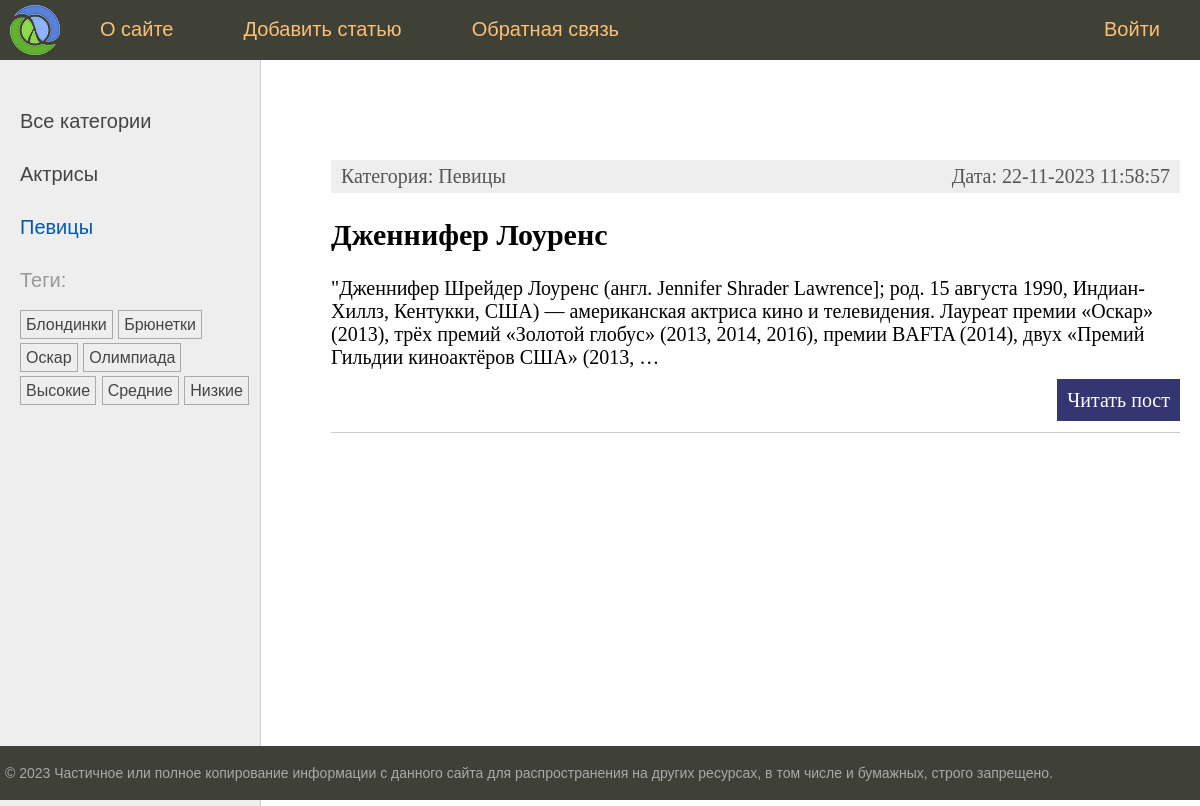
Screenshot of /category/pevicy/ with the database file from the repository.
### women/models.py (models this page shows, shortened)
class Category(models.Model):
    name = models.CharField(max_length=100, db_index=True)
    slug = models.SlugField(max_length=255, unique=True, db_index=True)
    def get_absolute_url(self):
        return reverse("category", kwargs={"cat_slug": self.slug})

class TagPost(models.Model):
    tag = models.CharField(max_length=100, db_index=True)
    slug = models.SlugField(max_length=255, unique=True, db_index=True)
    def get_absolute_url(self):
        return reverse("tag", kwargs={"tag_slug": self.slug})

class Women(models.Model):
    class Status(models.IntegerChoices):
        DRAFT = 0, "Черновик"
        PUBLISHED = 1, "Опубликовано"
    title = models.CharField(max_length=50)
    slug = models.SlugField(max_length=255, unique=True, db_index=True)
    content = models.TextField(blank=True)
    time_create = models.DateTimeField(auto_now_add=True)
    time_update = models.DateTimeField(auto_now=True)
    is_published = models.BooleanField(choices=Status.choices, default=Status.DRAFT)
    cat = models.ForeignKey("Category", on_delete=models.PROTECT, related_name="posts")
    tags = models.ManyToManyField("TagPost", blank="True", related_name="tags")
    husband = models.OneToOneField(
        "Husband",
        related_name="woman",
        on_delete=models.SET_NULL,
        null=True,
        blank=True,
    )
    objects = models.Manager()
    published = PublishedManager()
    class Meta:
        ordering = ["-time_create"]
        indexes = [models.Index(fields=["-time_create"])]
    def get_absolute_url(self):
        return reverse("post", kwargs={"post_slug": self.slug})

### women/views.py (the view)
# urls.py: path("category/<slug:cat_slug>/", views.show_category, name="category"),
def show_category(request, cat_slug):
    category = get_object_or_404(Category, slug=cat_slug)
    posts = Women.published.filter(cat_id=category.pk)
    data = {
        "title": f"Рубрика: {category.name}",
        "menu": menu,
        "posts": posts,
        "cat_selected": category.pk,
    }
    return render(request, "women/index.html", context=data)

### women/models.py (called while the page is built)
    def get_queryset(self):
        return super().get_queryset().filter(is_published=Women.Status.PUBLISHED)

### women/templatetags/women_tags.py (called while the page is built)
@register.inclusion_tag("women/list_categories.html")
def show_categories(cat_selected=0):
    cats = Category.objects.all()
    return {"cats": cats, "cat_selected": cat_selected}

@register.inclusion_tag("women/list_tags.html")
def show_all_tags():
    return {'tags': TagPost.objects.all()}

### women/templates/women/index.html (shortened to what this page needs)
{% extends 'base.html' %}
{% block content %}
<ul class="list-articles">
	{% for p in posts %}
			<li>
                <div class="article-panel">
                    <p class="first">Категория: {{p.cat.name}}</p>
                    <p class="last">Дата: {{p.time_update|date:"d-m-Y H:i:s"}}</p>
                </div>
                <h2>{{p.title}}</h2>
                {% autoescape off %}
	            {{p.content|linebreaks|truncatewords:40}}
                {% endautoescape %}
			<p class="link-read-post"><a href="{{ p.get_absolute_url }}">Читать пост</a></p>
			</li>
	{% endfor %}
</ul>
{% endblock %}

### women/templates/women/list_categories.html
{% for cat in cats %}
{% if cat.id == cat_selected %}
<li class="selected">{{ cat.name }}</li>
{% else %}
<li>
<a href="{{ cat.get_absolute_url }}">{{ cat.name }}</a>
</li>
{% endif %}
{% endfor %}

### women/templates/women/list_tags.html
{% if tags %}
    <p>Теги:</p>
    <ul class="tags-list">
        {% for t in tags %}
        <li><a href="{{ t.get_absolute_url }}">{{ t.tag }}</a></li>
        {% endfor %}
    </ul>
{% endif %}

### women/static/women/css/styles.css (style rules this page uses)
html, body { font-family: 'Arial'; margin: 0; padding: 0; height: 100%; width: 100%; color: #444; }
a { color: #0059b2; text-decoration: none; }
p.link-read-post { text-align: right; }
p.link-read-post a { padding: 10px; min-width: 100px; background: #333671; color: #fff; text-decoration: none; }
div.article-panel { background: #eee; padding: 5px 10px 5px 10px; box-sizing: border-box; overflow: hidden; color: #555; }
div.article-panel p.first { margin: 0; float: left; }
div.article-panel p.last { margin: 0; float: right; }
ul.list-articles { list-style: none; margin: 0; padding: 0; }
ul.list-articles li { border-bottom: 1px solid #ccc; }
.left-chapters ul { width: 230px; margin: 0; padding: 20px 10px 10px 20px; list-style: none; font-size: 20px; }
.left-chapters ul li { margin: 30px 0 0 0; color: #999; }
.left-chapters ul li.selected { color: #0059b2; }
.left-chapters ul li a { color: #444; text-decoration: none; }
ul.tags-list { width: 100%; margin: 0; padding: 0; list-style: none; }
ul.tags-list li { margin: 0; padding: 0 0 10px; display: inline-block; }
ul.tags-list li a { padding: 5px; font-size: 16px; border: 1px solid #aaa; }

### rows the page displays
Category: name "Актрисы"
Category: name "Певицы"
TagPost: tag "Блондинки"
TagPost: tag "Брюнетки"
TagPost: tag "Оскар"
TagPost: tag "Олимпиада"
TagPost: tag "Высокие"
TagPost: tag "Средние"
TagPost: tag "Низкие"
Women: cat.name "Певицы", time_update "22-11-2023 11:58:57", title "Дженнифер Лоуренс", content "\"Дженнифер Шрейдер Лоуренс (англ. Jennifer Shrader Lawrence]; род. 15 августа 1990, Индиан-Хиллз, Кентукки, США) — американская актриса кино и телевидения. Лауреат премии «Оскар» (2013), трёх премий «Золотой глобус» (2013, 2014, 2016), премии BAFTA (2014), двух «Премий Гильдии киноактёров США» (2013, …"

### other values shown
{{ m.title }} "О сайте" "Добавить статью" "Обратная связь" "Войти"
